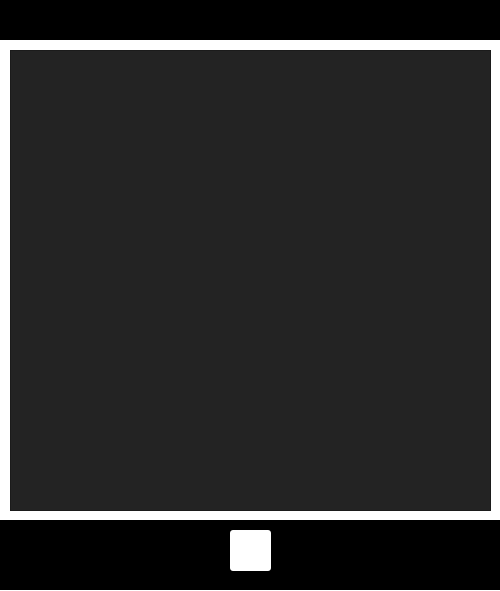
<?xml version="1.0" encoding="UTF-8"?>
<ui version="4.0">
 <class>MainWindow</class>
 <widget class="QMainWindow" name="MainWindow">
  <property name="geometry">
   <rect>
    <x>0</x>
    <y>0</y>
    <width>500</width>
    <height>591</height>
   </rect>
  </property>
  <property name="windowTitle">
   <string>입어바라</string>
  </property>
  <property name="styleSheet">
   <string notr="true">background-color: white;</string>
  </property>
  <widget class="QWidget" name="centralwidget">
   <widget class="QFrame" name="frame">
    <property name="geometry">
     <rect>
      <x>0</x>
      <y>0</y>
      <width>500</width>
      <height>40</height>
     </rect>
    </property>
    <property name="styleSheet">
     <string notr="true">background-color: black;</string>
    </property>
    <property name="frameShape">
     <enum>QFrame::StyledPanel</enum>
    </property>
    <property name="frameShadow">
     <enum>QFrame::Raised</enum>
    </property>
   </widget>
   <widget class="QFrame" name="frame_2">
    <property name="geometry">
     <rect>
      <x>0</x>
      <y>520</y>
      <width>500</width>
      <height>70</height>
     </rect>
    </property>
    <property name="styleSheet">
     <string notr="true">background-color: black;</string>
    </property>
    <property name="frameShape">
     <enum>QFrame::StyledPanel</enum>
    </property>
    <property name="frameShadow">
     <enum>QFrame::Raised</enum>
    </property>
   </widget>
   <widget class="QPushButton" name="homeButton">
    <property name="geometry">
     <rect>
      <x>230</x>
      <y>530</y>
      <width>41</width>
      <height>41</height>
     </rect>
    </property>
    <property name="styleSheet">
     <string notr="true">QPushButton{
	color: white;
	background-color: rgb(255, 255, 255);
	border-radius: 3px;
}</string>
    </property>
    <property name="text">
     <string/>
    </property>
    <property name="icon">
     <iconset>
      <normaloff>icon/home.png</normaloff>icon/home.png</iconset>
    </property>
    <property name="iconSize">
     <size>
      <width>25</width>
      <height>25</height>
     </size>
    </property>
   </widget>
   <widget class="QScrollArea" name="scrollArea">
    <property name="geometry">
     <rect>
      <x>10</x>
      <y>50</y>
      <width>481</width>
      <height>461</height>
     </rect>
    </property>
    <property name="styleSheet">
     <string notr="true">background-color: rgb(35, 35, 35);</string>
    </property>
    <property name="widgetResizable">
     <bool>true</bool>
    </property>
    <widget class="QWidget" name="scrollAreaWidgetContents_2">
     <property name="geometry">
      <rect>
       <x>0</x>
       <y>0</y>
       <width>479</width>
       <height>459</height>
      </rect>
     </property>
    </widget>
   </widget>
  </widget>
 </widget>
 <resources/>
 <connections/>
</ui>
